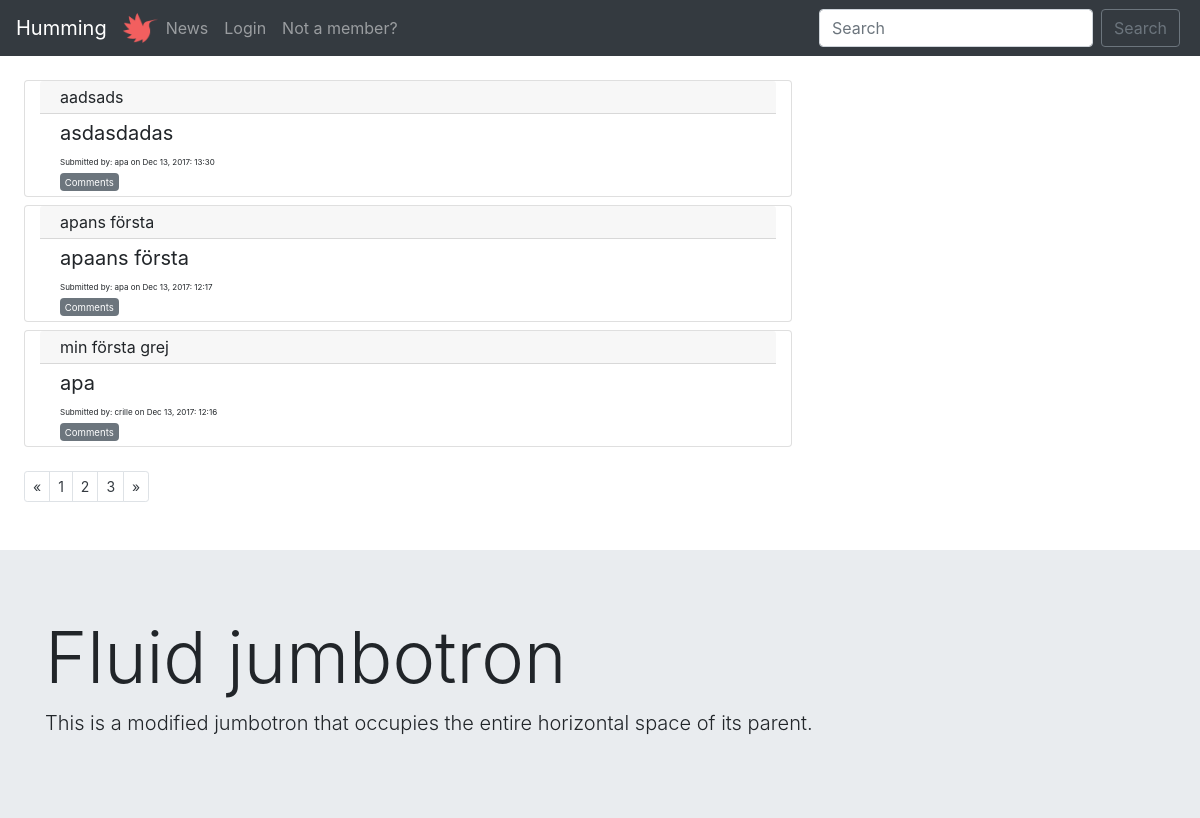
Before: / with the older database file.
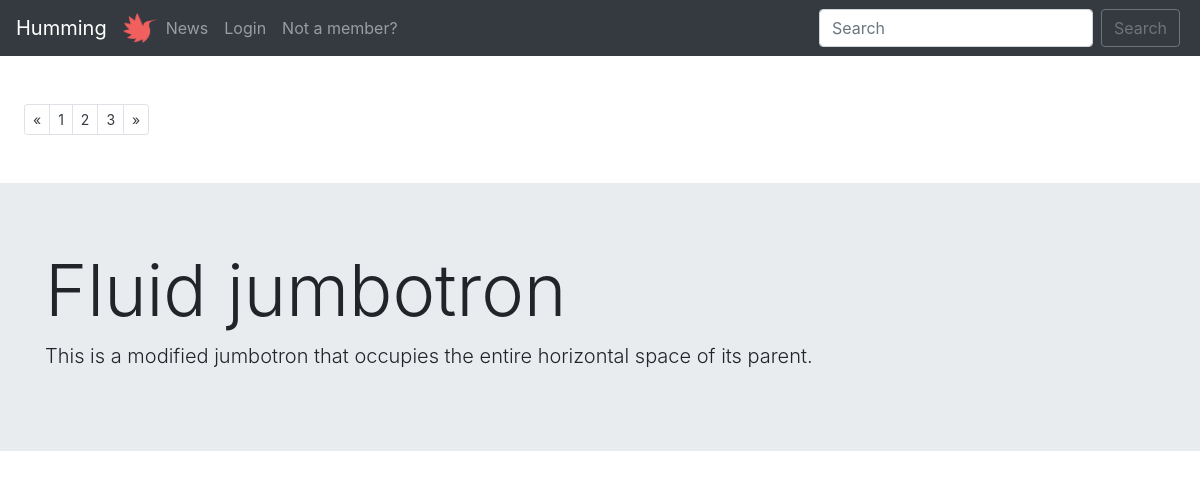
After: the same page with the newer database file.
### tables this page shows
CREATE TABLE "posts" (
	`title`	TEXT NOT NULL,
	`description`	TEXT NOT NULL,
	`url`	TEXT,
	`postID`	INTEGER NOT NULL PRIMARY KEY AUTOINCREMENT UNIQUE,
	`postdate`	INTEGER,
	`userID`	INTEGER
);

CREATE TABLE "users" (
	`userID`	INTEGER PRIMARY KEY AUTOINCREMENT,
	`username`	VARCHAR NOT NULL UNIQUE,
	`email`	VARCHAR NOT NULL UNIQUE,
	`password`	VARCHAR NOT NULL,
	`bio`	VARCHAR,
	`picture`	VARCHAR,
	`postID`	INTEGER
);

### index.php (called while the page is built)
<?php require __DIR__.'/viewings/header.php'; ?>
<?php require __DIR__.'/forum.php'; ?>
<?php require __DIR__.'/viewings/footer.php'; ?>

### php/functions.php (called while the page is built, shortened)
<?php
function posts($pdo) {
  $allPosts = "SELECT * FROM posts
               LEFT JOIN users
               ON posts.userID=users.userID
               ORDER BY postID DESC";
  $statement = $pdo->prepare($allPosts);
  $statement->execute();
  $resultPosts = $statement->fetchAll(PDO::FETCH_ASSOC);
  return $resultPosts;
}

### forum.php (the view, shortened to what this page needs)
<div class="m-4">
    <?php $posts = posts($pdo) ?>
    <?php foreach($posts as $post):?>
      <div class="card col-sm-8 mt-2">
            <div class="card-header pt-1 pb-1">
              <?php echo $post['title'];?>
            </div>
            <div class="card-body pt-1 pb-1">
            <blockquote class="blockquote mb-0">
            <p class="mb-0">
              <?php echo $post['description']; ?>
            </p>
            <p class="mb-0 smallfont">
              Submitted by: <?php echo $post['username'].' on '.$post['postdate'] ?>
            </p>
          </blockquote>
          <a href="/comments.php" class="badge badge-secondary"><p class="mb-0"><small>Comments</small></p></a>
        </div>
      </div>
    <?php endforeach; ?>
  <nav>
    <ul class="pagination pagination-sm pt-4">
      <li class="page-item">
        <a class="page-link text-dark" href="#" aria-label="Previous">
          <span aria-hidden="true">&laquo;</span>
        </a>
      </li>
      <li class="page-item"><a class="page-link text-dark" href="#">1</a></li>
      <li class="page-item"><a class="page-link text-dark" href="#">2</a></li>
      <li class="page-item"><a class="page-link text-dark" href="#">3</a></li>
      <li class="page-item">
        <a class="page-link text-dark" href="#" aria-label="Next">
          <span aria-hidden="true">&raquo;</span>
        </a>
      </li>
    </ul>
  </nav>
</div>

### viewings/header.php (shortened to what this page needs)
<!DOCTYPE html>
<html lang="en">
<head>
  <link rel="stylesheet" href="../style/main.css">
  <link rel="stylesheet" href="https://maxcdn.bootstrapcdn.com/bootstrap/4.0.0-beta.2/css/bootstrap.min.css">
</head>
<body>
  <?php require __DIR__.'/navigation.php'; ?>

### viewings/navigation.php (shortened to what this page needs)
<nav class="navbar navbar-expand-lg navbar-dark bg-dark">
  <a class="navbar-brand" href="/index.php">Humming</a>
  <img src="../images/hummingLogo.png" width="35" height="30" class="d-inline-block align-top" alt="">
  <div class="collapse navbar-collapse" id="navbarSupportedContent">
    <ul class="navbar-nav ml-auto w-100 justify-content-start">
      <li class="nav-item">
        <a class="nav-link" href="/news.php">News<span class="sr-only">(current)</span></a>
      </li>
    <?php if (!isset($_SESSION['users'])):?>
      <li class="nav-item">
        <a href="../loginform.php" class="nav-link">Login</a>
      </li>
    <?php endif; ?>
    <?php if (!isset($_SESSION['users'])):?>
      <li class="nav-item pull-right">
        <a class="nav-link" href="/registerform.php">Not a member?</a>
      </li>
    <?php endif; ?>
  </ul>
    <ul class="nav navbar-nav ml-auto w-100 mr-1 justify-content-end">
  <form class="form-inline my-2 my-lg-0">
    <input class="form-control mr-sm-2" type="search" placeholder="Search" aria-label="Search">
    <button class="btn btn-outline-secondary my-2 my-sm-0" type="submit">Search</button>
  </form>
</ul>
</div>
</nav>

### viewings/footer.php (shortened to what this page needs)
<div class="jumbotron jumbotron-fluid mt-5 mb-0">
  <div class="container">
    <h1 class="display-3">Fluid jumbotron</h1>
    <p class="lead">This is a modified jumbotron that occupies the entire horizontal space of its parent.</p>
  </div>
</div>
</body>
</html>

### style/main.css (style rules this page uses)
.smallfont { font-size: 8px; }

Changed rows visible on the page:
removed posts: title "aadsads", description "asdasdadas", userID.username "apa", postdate "Dec 13, 2017: 13:30"
removed posts: title "apans första", description "apaans första", userID.username "apa", postdate "Dec 13, 2017: 12:17"
removed posts: title "min första grej", description "apa", userID.username "crille", postdate "Dec 13, 2017: 12:16"
